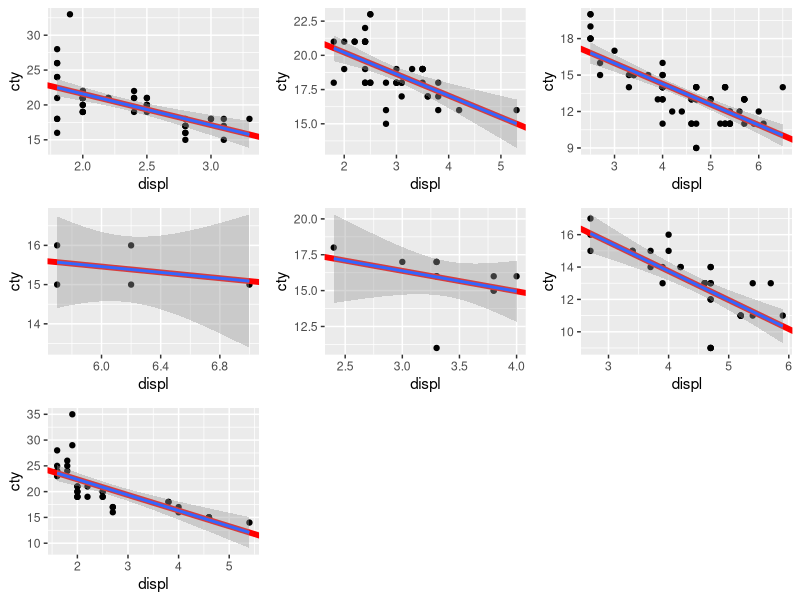

Here is the R script that generated this plot:
library(purrr)
library(ggplot2)
library(tidyr)
library(ggpubr)

# Evaluate a linear model for each class
n_mpg <- mpg %>%
          group_by(class) %>%
          nest()          %>%
          mutate(LM=map(data,~{lm(cty~displ,data=.)}))

# Taking in 2 vectors with map2: the data and the model
# 
plots <- map2(n_mpg$data,n_mpg$LM,~{
  ggplot(.x,aes(x=displ,y=cty))+geom_point()+
    geom_abline(intercept=coef(.y)[1],slope=coef(.y)[2],colour="red",size=2)+
    geom_smooth(method="lm")
})

ggarrange(plotlist=plots)



